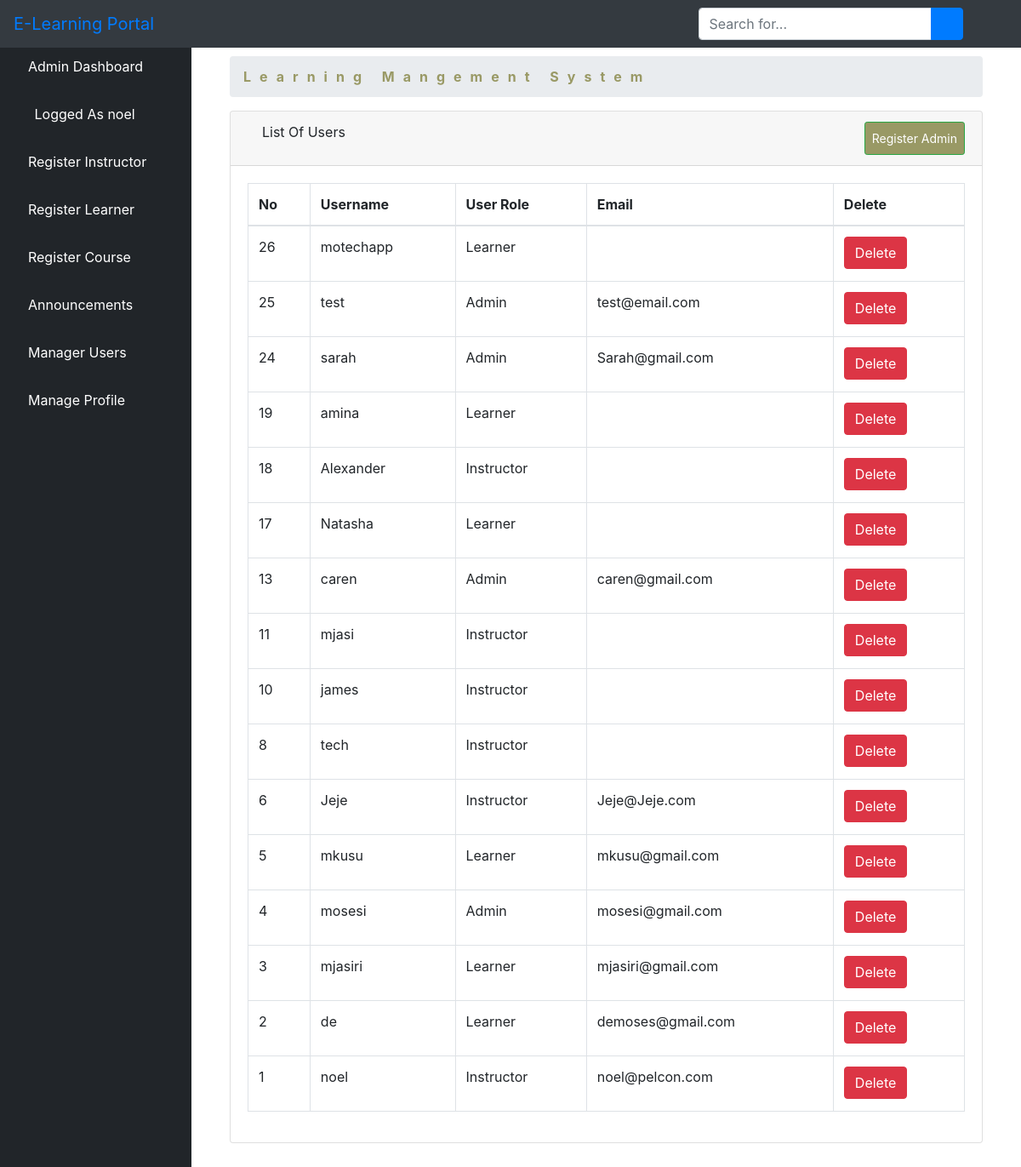
Screenshot of /aluser/ (signed in) with the database file from the repository.
### elearn/models.py (models this page shows)
class User(AbstractUser):
    is_learner = models.BooleanField(default=False)
    is_instructor = models.BooleanField(default=False)
    is_admin = models.BooleanField(default=False)

### elearn/views.py (the view)
# urls.py: path('aluser/', views.ListUserView.as_view(), name='aluser'),
class ListUserView(LoginRequiredMixin, ListView):
    model = User
    template_name = 'dashboard/admin/list_users.html'
    context_object_name = 'users'
    paginated_by = 10
    def get_queryset(self):
        return User.objects.order_by('-id')

### elearn/templates/dashboard/admin/list_users.html (shortened to what this page needs)
{% extends 'dashboard/admin/base.html' %}
{% block body %}
        <div class="container-fluid">
        <div class="row">
          <div class="col-12 mb-3">
          <div class="col-12 mb-3">
                <div id="content-wrapper">
        <div class="container-fluid">
            <ol class="breadcrumb">
                <li class="breadcrumb-item">
                    <a href="#" style="color: #999965; font-weight: bold; letter-spacing: 10px">Learning Mangement System</a>
                </li>
            </ol>
            <div class="card mb-3">
                <div class="card-header">
                    <i class="fas fa-table"></i>
                    List Of Users
                    <a  class="btn btn-sm btn-success" href="{% url 'create_user_form' %}" style="padding: 8px; float: right; background-color: #999965; color: white;">Register Admin</a>
                </div>
                <div class="card-body">
                    <div class="table-responsive">
                        <table class="table table-bordered" id="dataTable" width="100%" cellspacing="0">
                            <thead>
                            <tr>
                                <th>No</th>
                                <th>Username</th>
                                <th>User Role</th>
                                <th>Email</th>
                                <th>Delete</th>
                            </tr>
                            </thead>
                            <tbody>
                        {% if users %}
                            {% for user in users %}
                                <tr>
                                    <td>{{ user.id }}</td>
                                    <td>{{ user.username }}</td>
                                    <td>{% if user.is_learner == True %}
                                      <p>Learner</p>
                                    {% elif user.is_admin == True %}
                                      <p>Admin</p>
                                    {% else %}
                                    <p>Instructor</p>
                                      {% endif %}
                                    </td>
                                    <td>{{ user.email }}</td>
        <td>
          <a href="{% url 'aduser' user.pk %}"><button type="button" class="btn btn-danger"> Delete</button></a></td>
                                </tr>
                            {% endfor %}
                        {% endif %}
                            </tbody>
                        </table>
                    </div>
                </div>
            </div>
        </div>
    </div>
          </div>
        </div>
      </div>
    </div>
{% endblock %}

### elearn/templates/dashboard/admin/base.html (shortened to what this page needs)
<!DOCTYPE html>
<html lang="en">
<head>
    {% load static %}
    <link href="{% static 'vendor/fontawesome-free/css/all.min.css' %}" rel="stylesheet" type="text/css">
    <link href="{% static 'vendor/datatables/dataTables.bootstrap4.css' %}" rel="stylesheet">
    <link href="{% static 'css/sb-admin.css' %}" rel="stylesheet">
</head>
<body id="page-top">
<nav class="navbar navbar-expand navbar-dark bg-dark fixed-top">
    <a class="navbar-brand mr-1 text-primary" href="">E-Learning Portal</a>
    <button class="btn btn-link btn-sm text-white order-1 order-sm-0" id="sidebarToggle" href="#">
        <i class="fas fa-bars"></i>
    </button>
    <form class="d-none d-md-inline-block form-inline ml-auto mr-0 mr-md-3 my-2 my-md-0">
        <div class="input-group">
            <input type="text" class="form-control" placeholder="Search for..." aria-label="Search" aria-describedby="basic-addon2">
            <div class="input-group-append">
                <button class="btn btn-primary" type="button">
                    <i class="fas fa-search"></i>
                </button>
            </div>
        </div>
    </form>
    <ul class="navbar-nav ml-auto ml-md-0">
        <li class="nav-item dropdown no-arrow">
            <a class="nav-link dropdown-toggle" href="#" id="userDropdown" role="button" data-toggle="dropdown" aria-haspopup="true" aria-expanded="false">
                <i class="fas fa-user-circle fa-fw text-primary"></i>
            </a>
        </li>
    </ul>
</nav>
<div id="wrapper" style="padding-top: 50px;">
<ul class="sidebar navbar-nav">
    <li class="nav-item active">
        <a class="nav-link" href="{% url 'dashboard' %}">
         <i class="fa fa-home" aria-hidden="true"></i>
            <span>Admin Dashboard</span>
        </a>
    </li>
    <li class="nav-item active">
        <a class="nav-link" href="">
            <i class="fas fa-user-circle fa-fw text-primary"></i>
            <span>Logged As {{ user.username }}</span>
        </a>
    </li>
    <li class="nav-item">
        <a class="nav-link" href="{% url 'isign' %}">
        <i class="fas fa-chalkboard-teacher"></i>
            <span style="color: white">Register Instructor</span>
        </a>
    </li>
     <li class="nav-item">
        <a class="nav-link" href="{% url 'addlearner' %}">
        <i class="fas fa-user-graduate"></i>
            <span style="color: white">Register Learner</span>
        </a>
    </li>
    <li class="nav-item">
        <a class="nav-link" href="{% url 'course' %}">
        <i class="fas fa-book-reader"></i>
            <span style="color: white">Register Course</span>
        </a>
    </li>
    <li class="nav-item dropdown no-arrow">
                            <a class="nav-link dropdown-toggle" data-toggle="dropdown" aria-haspopup="true" aria-expanded="false" href="">
        <i class="fas fa-bell"></i>
            <span style="color: white">Announcements</span>
        </a>
        </li>
    <li class="nav-item">
        <a class="nav-link" href="{% url 'aluser' %}">
            <i class="fas fa-users"></i>
            <span style="color: white">Manager Users</span>
        </a>
    </li>
    <li class="nav-item dropdown no-arrow">
                            <a class="nav-link dropdown-toggle" data-toggle="dropdown" aria-haspopup="true" aria-expanded="false" href="">
            <i class="fas fa-user"></i>
            <span style="color: white">Manage Profile</span>
        </a>
        </li>
</ul>
    {% block body %}{% endblock %}
</div>

### rows the page displays
User: username "noel", id "1", is_learner "Instructor", email "noel@pelcon.com"
User: id "26", username "motechapp", is_learner "Learner"
User: id "25", username "test", is_learner "Admin", email "test@email.com"
User: id "24", username "sarah", is_learner "Admin", email "Sarah@gmail.com"
User: id "19", username "amina", is_learner "Learner"
User: id "18", username "Alexander", is_learner "Instructor"
User: id "17", username "Natasha", is_learner "Learner"
User: id "13", username "caren", is_learner "Admin", email "caren@gmail.com"
User: id "11", username "mjasi", is_learner "Instructor"
User: id "10", username "james", is_learner "Instructor"
User: id "8", username "tech", is_learner "Instructor"
User: id "6", username "Jeje", is_learner "Instructor", email "Jeje@Jeje.com"
User: id "5", username "mkusu", is_learner "Learner", email "mkusu@gmail.com"
User: id "4", username "mosesi", is_learner "Admin", email "mosesi@gmail.com"
User: id "3", username "mjasiri", is_learner "Learner", email "mjasiri@gmail.com"
User: id "2", username "de", is_learner "Learner", email "demoses@gmail.com"
